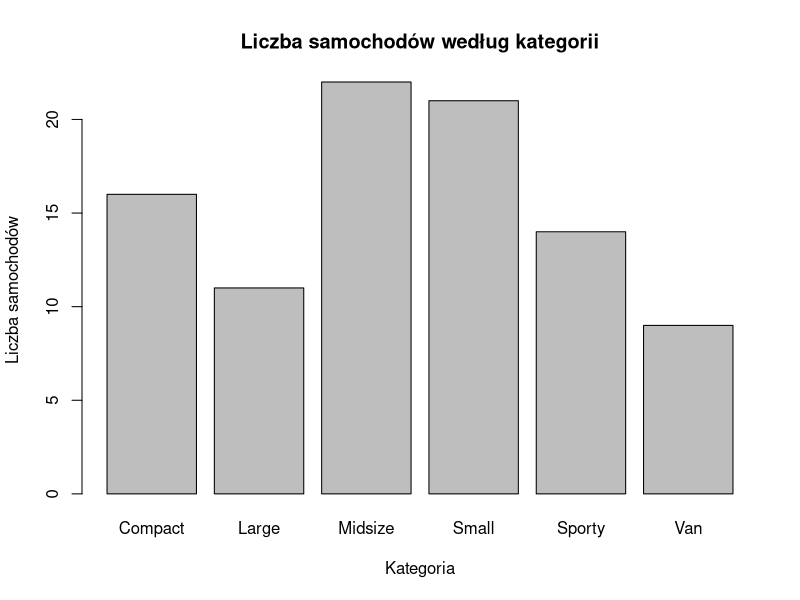
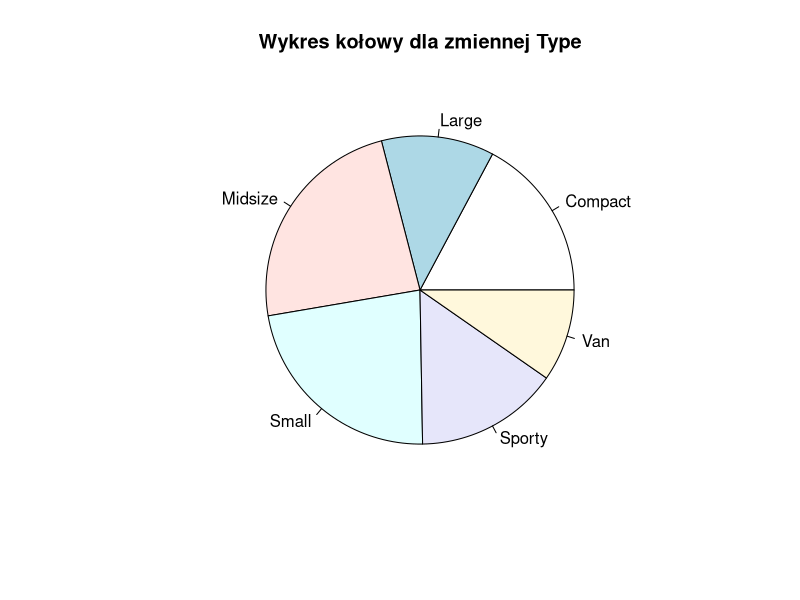
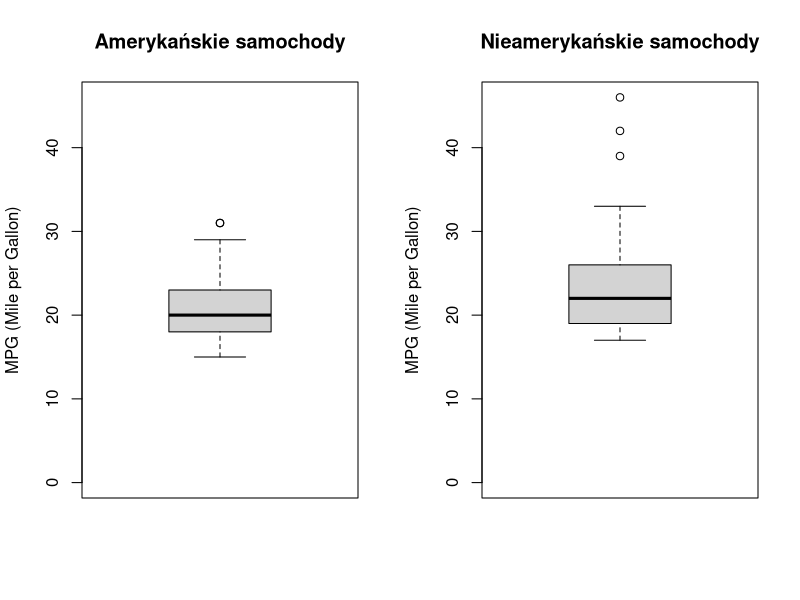
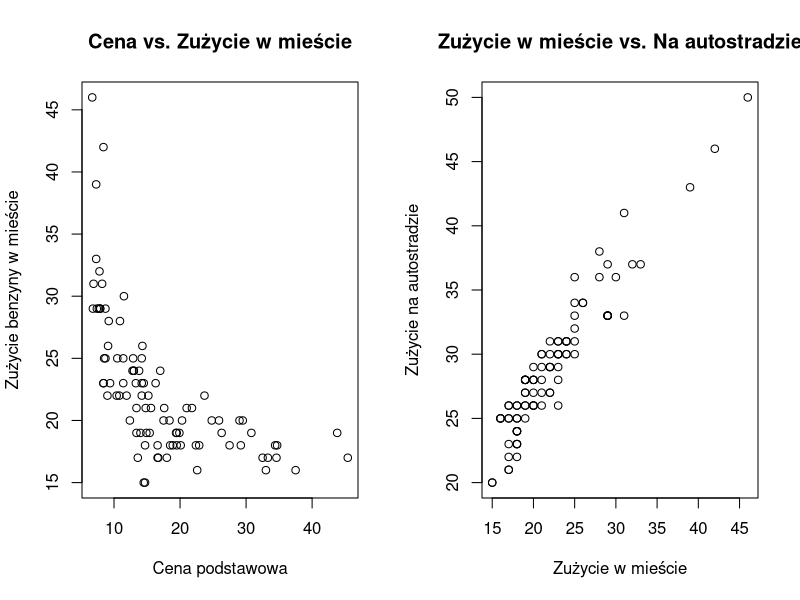
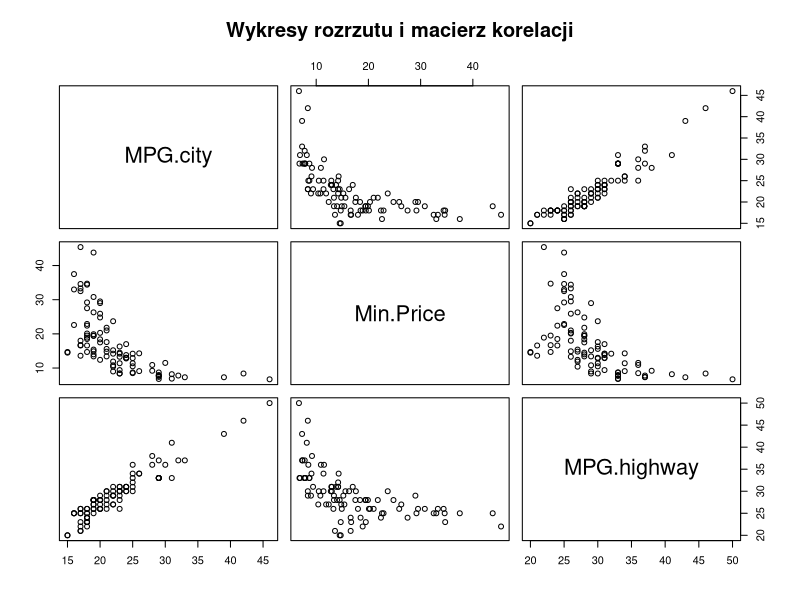
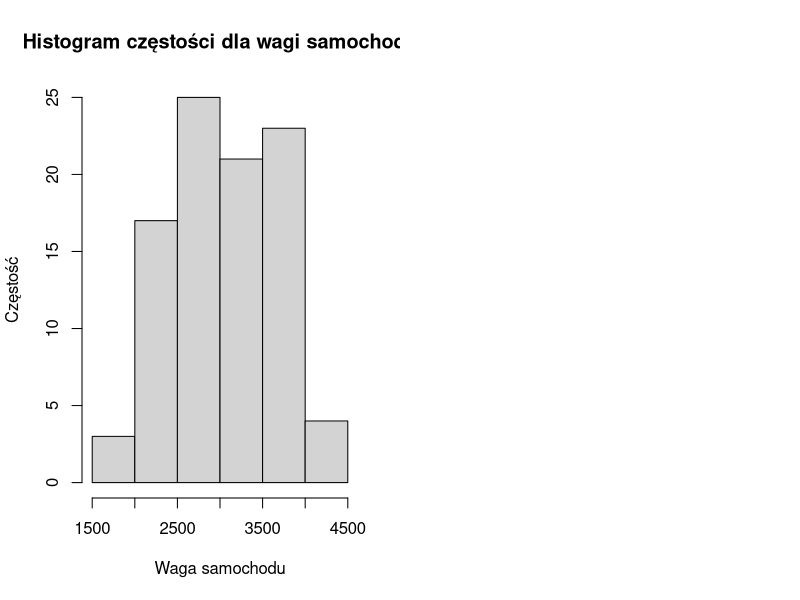

Write the R code that produced these figures, in order.
library(MASS)

data(Cars93)

cols_to_summary <- c("Manufacturer", "Model", "Min.Price", "MPG.city", "MPG.highway", "Weight", "Origin", "Type")
head(Cars93[cols_to_summary], 20)

# Nowe zmienne
Cars93$Fuel.city <- (1 / Cars93$MPG.city) * 3.8 * 1.6
Cars93$Fuel.highway <- (1 / Cars93$MPG.highway) * 3.8 * 1.6
Cars93$Weight.kg <- Cars93$Weight * 0.4536
Cars93$Price.PLN <- Cars93$Price * 3.35

cols_to_summary <- c("Manufacturer", "Model", "Fuel.city", "Fuel.highway", "Weight.kg", "Price.PLN")
head(Cars93[cols_to_summary], 20)

# c) Kwantyl
price_summary <- summary(Cars93$Price)
quantile_95 <- quantile(Cars93$Price, 0.95)

print(price_summary)
print(quantile_95)

expensive_cars <- subset(Cars93, Price > quantile_95, select=c(Make, Model, Price))
print(expensive_cars)

num_expensive_cars <- nrow(expensive_cars)
print(num_expensive_cars)

# e) Wykresy
barplot(table(Cars93$Type), main="Liczba samochodów według kategorii", xlab="Kategoria", ylab="Liczba samochodów")

pie(table(Cars93$Type), main="Wykres kołowy dla zmiennej Type")

sport_cars <- sum(Cars93$Type == "Sporty")
print(sport_cars)

# f) amerykańskie i nieamerykańskie samochody
american_cars <- Cars93$MPG.city[Cars93$Origin == "USA"]
non_american_cars <- Cars93$MPG.city[Cars93$Origin != "USA"]

max_mpg <- max(max(american_cars), max(non_american_cars))
par(mfrow=c(1,2))
boxplot(american_cars, main="Amerykańskie samochody", ylab="MPG (Mile per Gallon)", ylim=c(0, max_mpg))
boxplot(non_american_cars, main="Nieamerykańskie samochody", ylab="MPG (Mile per Gallon)", ylim=c(0, max_mpg))

# g) Nowe okno wykresów
#cor_matrix <- cor(Cars93[c("MPG.city", "Min.Price", "MPG.highway")])

par(mfrow=c(1,2))

plot(Cars93$Min.Price, Cars93$MPG.city, 
     xlab="Cena podstawowa", ylab="Zużycie benzyny w mieście",
     main="Cena vs. Zużycie w mieście")

plot(Cars93$MPG.city, Cars93$MPG.highway,
     xlab="Zużycie w mieście", ylab="Zużycie na autostradzie",
     main="Zużycie w mieście vs. Na autostradzie")

pairs(Cars93[c("MPG.city", "Min.Price", "MPG.highway")], 
      main="Wykresy rozrzutu i macierz korelacji")

# h) Histogram 
hist(Cars93$Weight, 
     main="Histogram częstości dla wagi samochodu",
     xlab="Waga samochodu",
     ylab="Częstość")


